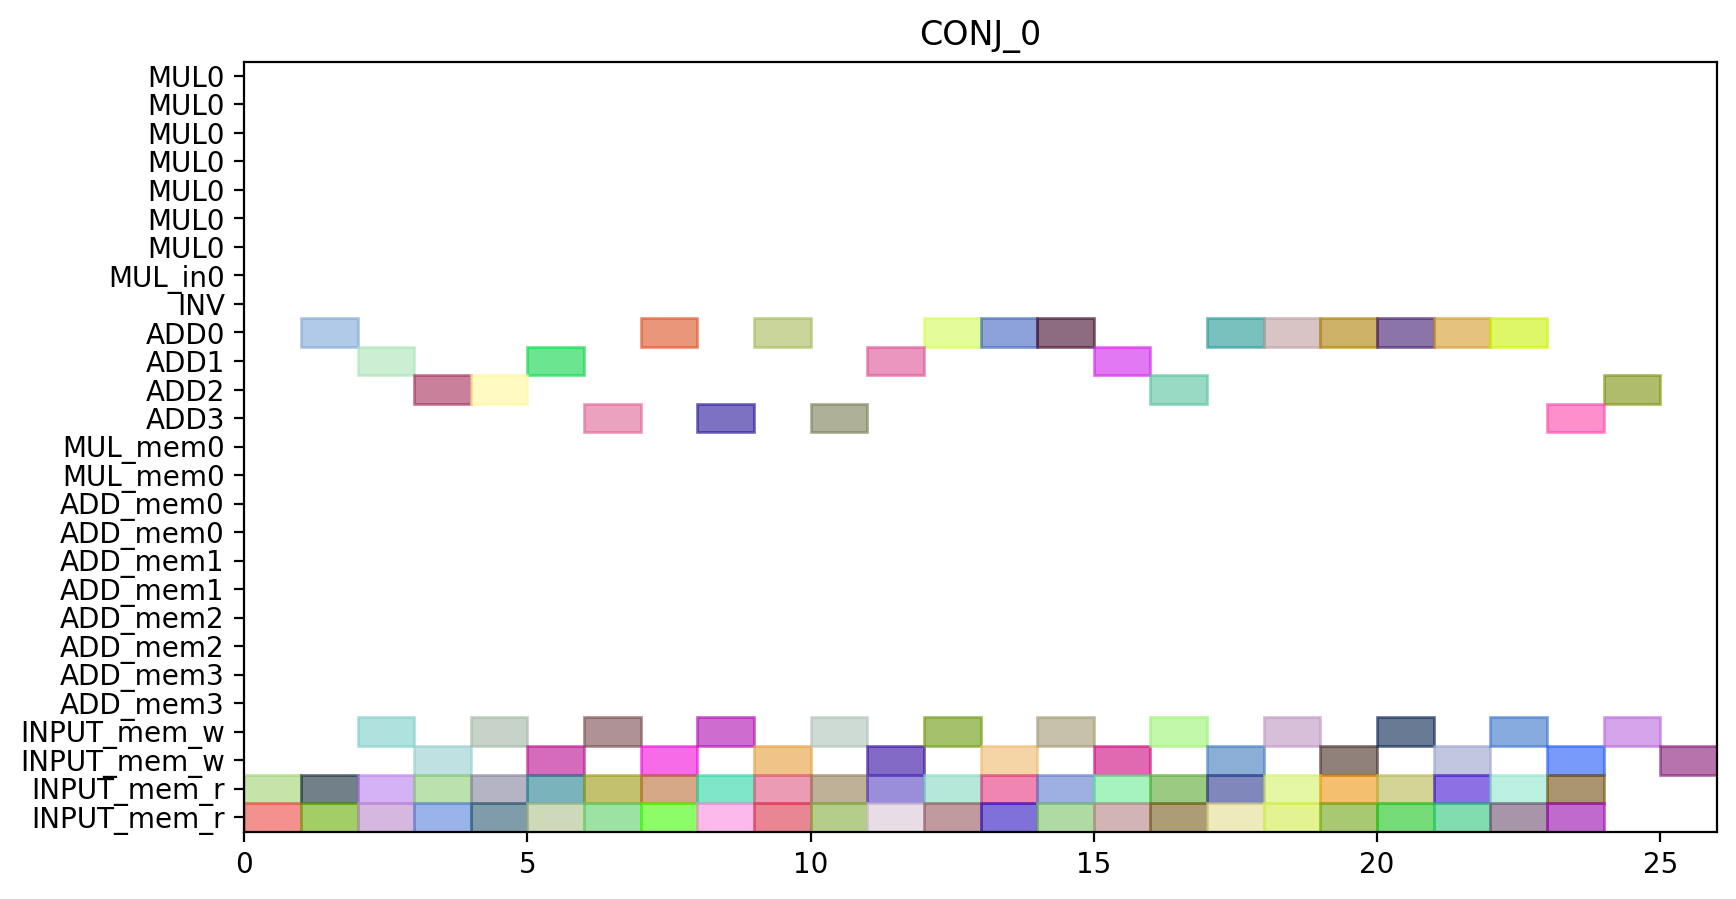

Python code for this plot:
from pyschedule import Scenario, solvers, plotters, alt


def solve():
	horizon = 90
	S = Scenario("CONJ_0", horizon=horizon)

	# resource
	MUL = S.Resources('MUL', num=1, size=7)
	MUL_in = S.Resources('MUL_in', num=1)
	INV = S.Resource('INV')
	ADD = S.Resources('ADD', num=4, periods=range(1, horizon))
	MUL_mem = S.Resources('MUL_mem', num=1, size=2)
	ADD_mem = S.Resources('ADD_mem', num=4, size=2)
	INPUT_mem_w = S.Resource('INPUT_mem_w', size=2)
	INPUT_mem_r = S.Resource('INPUT_mem_r', size=2)

	# result of previous scheduling

	# new tasks
	c0000 = S.Task('c0000', length=1, delay_cost=1)
	c0000 += alt(ADD)

	S += 0<c0000

	c0000_mem0 = S.Task('c0000_mem0', length=1, delay_cost=1)
	c0000_mem0 += INPUT_mem_r
	S += c0000_mem0 <= c0000

	c0000_mem1 = S.Task('c0000_mem1', length=1, delay_cost=1)
	c0000_mem1 += INPUT_mem_r
	S += c0000_mem1 <= c0000

	c0000_w = S.Task('c0000_w', length=1, delay_cost=1)
	c0000_w += alt(INPUT_mem_w)
	S += c0000 <= c0000_w

	c0001 = S.Task('c0001', length=1, delay_cost=1)
	c0001 += alt(ADD)

	S += 0<c0001

	c0001_mem0 = S.Task('c0001_mem0', length=1, delay_cost=1)
	c0001_mem0 += INPUT_mem_r
	S += c0001_mem0 <= c0001

	c0001_mem1 = S.Task('c0001_mem1', length=1, delay_cost=1)
	c0001_mem1 += INPUT_mem_r
	S += c0001_mem1 <= c0001

	c0001_w = S.Task('c0001_w', length=1, delay_cost=1)
	c0001_w += alt(INPUT_mem_w)
	S += c0001 <= c0001_w

	c0010 = S.Task('c0010', length=1, delay_cost=1)
	c0010 += alt(ADD)

	S += 0<c0010

	c0010_mem0 = S.Task('c0010_mem0', length=1, delay_cost=1)
	c0010_mem0 += INPUT_mem_r
	S += c0010_mem0 <= c0010

	c0010_mem1 = S.Task('c0010_mem1', length=1, delay_cost=1)
	c0010_mem1 += INPUT_mem_r
	S += c0010_mem1 <= c0010

	c0010_w = S.Task('c0010_w', length=1, delay_cost=1)
	c0010_w += alt(INPUT_mem_w)
	S += c0010 <= c0010_w

	c0011 = S.Task('c0011', length=1, delay_cost=1)
	c0011 += alt(ADD)

	S += 0<c0011

	c0011_mem0 = S.Task('c0011_mem0', length=1, delay_cost=1)
	c0011_mem0 += INPUT_mem_r
	S += c0011_mem0 <= c0011

	c0011_mem1 = S.Task('c0011_mem1', length=1, delay_cost=1)
	c0011_mem1 += INPUT_mem_r
	S += c0011_mem1 <= c0011

	c0011_w = S.Task('c0011_w', length=1, delay_cost=1)
	c0011_w += alt(INPUT_mem_w)
	S += c0011 <= c0011_w

	c0100 = S.Task('c0100', length=1, delay_cost=1)
	c0100 += alt(ADD)

	S += 0<c0100

	c0100_mem0 = S.Task('c0100_mem0', length=1, delay_cost=1)
	c0100_mem0 += INPUT_mem_r
	S += c0100_mem0 <= c0100

	c0100_mem1 = S.Task('c0100_mem1', length=1, delay_cost=1)
	c0100_mem1 += INPUT_mem_r
	S += c0100_mem1 <= c0100

	c0100_w = S.Task('c0100_w', length=1, delay_cost=1)
	c0100_w += alt(INPUT_mem_w)
	S += c0100 <= c0100_w

	c0101 = S.Task('c0101', length=1, delay_cost=1)
	c0101 += alt(ADD)

	S += 0<c0101

	c0101_mem0 = S.Task('c0101_mem0', length=1, delay_cost=1)
	c0101_mem0 += INPUT_mem_r
	S += c0101_mem0 <= c0101

	c0101_mem1 = S.Task('c0101_mem1', length=1, delay_cost=1)
	c0101_mem1 += INPUT_mem_r
	S += c0101_mem1 <= c0101

	c0101_w = S.Task('c0101_w', length=1, delay_cost=1)
	c0101_w += alt(INPUT_mem_w)
	S += c0101 <= c0101_w

	c0110 = S.Task('c0110', length=1, delay_cost=1)
	c0110 += alt(ADD)

	S += 0<c0110

	c0110_mem0 = S.Task('c0110_mem0', length=1, delay_cost=1)
	c0110_mem0 += INPUT_mem_r
	S += c0110_mem0 <= c0110

	c0110_mem1 = S.Task('c0110_mem1', length=1, delay_cost=1)
	c0110_mem1 += INPUT_mem_r
	S += c0110_mem1 <= c0110

	c0110_w = S.Task('c0110_w', length=1, delay_cost=1)
	c0110_w += alt(INPUT_mem_w)
	S += c0110 <= c0110_w

	c0111 = S.Task('c0111', length=1, delay_cost=1)
	c0111 += alt(ADD)

	S += 0<c0111

	c0111_mem0 = S.Task('c0111_mem0', length=1, delay_cost=1)
	c0111_mem0 += INPUT_mem_r
	S += c0111_mem0 <= c0111

	c0111_mem1 = S.Task('c0111_mem1', length=1, delay_cost=1)
	c0111_mem1 += INPUT_mem_r
	S += c0111_mem1 <= c0111

	c0111_w = S.Task('c0111_w', length=1, delay_cost=1)
	c0111_w += alt(INPUT_mem_w)
	S += c0111 <= c0111_w

	c0200 = S.Task('c0200', length=1, delay_cost=1)
	c0200 += alt(ADD)

	S += 0<c0200

	c0200_mem0 = S.Task('c0200_mem0', length=1, delay_cost=1)
	c0200_mem0 += INPUT_mem_r
	S += c0200_mem0 <= c0200

	c0200_mem1 = S.Task('c0200_mem1', length=1, delay_cost=1)
	c0200_mem1 += INPUT_mem_r
	S += c0200_mem1 <= c0200

	c0200_w = S.Task('c0200_w', length=1, delay_cost=1)
	c0200_w += alt(INPUT_mem_w)
	S += c0200 <= c0200_w

	c0201 = S.Task('c0201', length=1, delay_cost=1)
	c0201 += alt(ADD)

	S += 0<c0201

	c0201_mem0 = S.Task('c0201_mem0', length=1, delay_cost=1)
	c0201_mem0 += INPUT_mem_r
	S += c0201_mem0 <= c0201

	c0201_mem1 = S.Task('c0201_mem1', length=1, delay_cost=1)
	c0201_mem1 += INPUT_mem_r
	S += c0201_mem1 <= c0201

	c0201_w = S.Task('c0201_w', length=1, delay_cost=1)
	c0201_w += alt(INPUT_mem_w)
	S += c0201 <= c0201_w

	c0210 = S.Task('c0210', length=1, delay_cost=1)
	c0210 += alt(ADD)

	S += 0<c0210

	c0210_mem0 = S.Task('c0210_mem0', length=1, delay_cost=1)
	c0210_mem0 += INPUT_mem_r
	S += c0210_mem0 <= c0210

	c0210_mem1 = S.Task('c0210_mem1', length=1, delay_cost=1)
	c0210_mem1 += INPUT_mem_r
	S += c0210_mem1 <= c0210

	c0210_w = S.Task('c0210_w', length=1, delay_cost=1)
	c0210_w += alt(INPUT_mem_w)
	S += c0210 <= c0210_w

	c0211 = S.Task('c0211', length=1, delay_cost=1)
	c0211 += alt(ADD)

	S += 0<c0211

	c0211_mem0 = S.Task('c0211_mem0', length=1, delay_cost=1)
	c0211_mem0 += INPUT_mem_r
	S += c0211_mem0 <= c0211

	c0211_mem1 = S.Task('c0211_mem1', length=1, delay_cost=1)
	c0211_mem1 += INPUT_mem_r
	S += c0211_mem1 <= c0211

	c0211_w = S.Task('c0211_w', length=1, delay_cost=1)
	c0211_w += alt(INPUT_mem_w)
	S += c0211 <= c0211_w

	c1000 = S.Task('c1000', length=1, delay_cost=1)
	c1000 += alt(ADD)

	S += 0<c1000

	c1000_mem0 = S.Task('c1000_mem0', length=1, delay_cost=1)
	c1000_mem0 += INPUT_mem_r
	S += c1000_mem0 <= c1000

	c1000_mem1 = S.Task('c1000_mem1', length=1, delay_cost=1)
	c1000_mem1 += INPUT_mem_r
	S += c1000_mem1 <= c1000

	c1000_w = S.Task('c1000_w', length=1, delay_cost=1)
	c1000_w += alt(INPUT_mem_w)
	S += c1000 <= c1000_w

	c1001 = S.Task('c1001', length=1, delay_cost=1)
	c1001 += alt(ADD)

	S += 0<c1001

	c1001_mem0 = S.Task('c1001_mem0', length=1, delay_cost=1)
	c1001_mem0 += INPUT_mem_r
	S += c1001_mem0 <= c1001

	c1001_mem1 = S.Task('c1001_mem1', length=1, delay_cost=1)
	c1001_mem1 += INPUT_mem_r
	S += c1001_mem1 <= c1001

	c1001_w = S.Task('c1001_w', length=1, delay_cost=1)
	c1001_w += alt(INPUT_mem_w)
	S += c1001 <= c1001_w

	c1010 = S.Task('c1010', length=1, delay_cost=1)
	c1010 += alt(ADD)

	S += 0<c1010

	c1010_mem0 = S.Task('c1010_mem0', length=1, delay_cost=1)
	c1010_mem0 += INPUT_mem_r
	S += c1010_mem0 <= c1010

	c1010_mem1 = S.Task('c1010_mem1', length=1, delay_cost=1)
	c1010_mem1 += INPUT_mem_r
	S += c1010_mem1 <= c1010

	c1010_w = S.Task('c1010_w', length=1, delay_cost=1)
	c1010_w += alt(INPUT_mem_w)
	S += c1010 <= c1010_w

	c1011 = S.Task('c1011', length=1, delay_cost=1)
	c1011 += alt(ADD)

	S += 0<c1011

	c1011_mem0 = S.Task('c1011_mem0', length=1, delay_cost=1)
	c1011_mem0 += INPUT_mem_r
	S += c1011_mem0 <= c1011

	c1011_mem1 = S.Task('c1011_mem1', length=1, delay_cost=1)
	c1011_mem1 += INPUT_mem_r
	S += c1011_mem1 <= c1011

	c1011_w = S.Task('c1011_w', length=1, delay_cost=1)
	c1011_w += alt(INPUT_mem_w)
	S += c1011 <= c1011_w

	c1100 = S.Task('c1100', length=1, delay_cost=1)
	c1100 += alt(ADD)

	S += 0<c1100

	c1100_mem0 = S.Task('c1100_mem0', length=1, delay_cost=1)
	c1100_mem0 += INPUT_mem_r
	S += c1100_mem0 <= c1100

	c1100_mem1 = S.Task('c1100_mem1', length=1, delay_cost=1)
	c1100_mem1 += INPUT_mem_r
	S += c1100_mem1 <= c1100

	c1100_w = S.Task('c1100_w', length=1, delay_cost=1)
	c1100_w += alt(INPUT_mem_w)
	S += c1100 <= c1100_w

	c1101 = S.Task('c1101', length=1, delay_cost=1)
	c1101 += alt(ADD)

	S += 0<c1101

	c1101_mem0 = S.Task('c1101_mem0', length=1, delay_cost=1)
	c1101_mem0 += INPUT_mem_r
	S += c1101_mem0 <= c1101

	c1101_mem1 = S.Task('c1101_mem1', length=1, delay_cost=1)
	c1101_mem1 += INPUT_mem_r
	S += c1101_mem1 <= c1101

	c1101_w = S.Task('c1101_w', length=1, delay_cost=1)
	c1101_w += alt(INPUT_mem_w)
	S += c1101 <= c1101_w

	c1110 = S.Task('c1110', length=1, delay_cost=1)
	c1110 += alt(ADD)

	S += 0<c1110

	c1110_mem0 = S.Task('c1110_mem0', length=1, delay_cost=1)
	c1110_mem0 += INPUT_mem_r
	S += c1110_mem0 <= c1110

	c1110_mem1 = S.Task('c1110_mem1', length=1, delay_cost=1)
	c1110_mem1 += INPUT_mem_r
	S += c1110_mem1 <= c1110

	c1110_w = S.Task('c1110_w', length=1, delay_cost=1)
	c1110_w += alt(INPUT_mem_w)
	S += c1110 <= c1110_w

	c1111 = S.Task('c1111', length=1, delay_cost=1)
	c1111 += alt(ADD)

	S += 0<c1111

	c1111_mem0 = S.Task('c1111_mem0', length=1, delay_cost=1)
	c1111_mem0 += INPUT_mem_r
	S += c1111_mem0 <= c1111

	c1111_mem1 = S.Task('c1111_mem1', length=1, delay_cost=1)
	c1111_mem1 += INPUT_mem_r
	S += c1111_mem1 <= c1111

	c1111_w = S.Task('c1111_w', length=1, delay_cost=1)
	c1111_w += alt(INPUT_mem_w)
	S += c1111 <= c1111_w

	c1200 = S.Task('c1200', length=1, delay_cost=1)
	c1200 += alt(ADD)

	S += 0<c1200

	c1200_mem0 = S.Task('c1200_mem0', length=1, delay_cost=1)
	c1200_mem0 += INPUT_mem_r
	S += c1200_mem0 <= c1200

	c1200_mem1 = S.Task('c1200_mem1', length=1, delay_cost=1)
	c1200_mem1 += INPUT_mem_r
	S += c1200_mem1 <= c1200

	c1200_w = S.Task('c1200_w', length=1, delay_cost=1)
	c1200_w += alt(INPUT_mem_w)
	S += c1200 <= c1200_w

	c1201 = S.Task('c1201', length=1, delay_cost=1)
	c1201 += alt(ADD)

	S += 0<c1201

	c1201_mem0 = S.Task('c1201_mem0', length=1, delay_cost=1)
	c1201_mem0 += INPUT_mem_r
	S += c1201_mem0 <= c1201

	c1201_mem1 = S.Task('c1201_mem1', length=1, delay_cost=1)
	c1201_mem1 += INPUT_mem_r
	S += c1201_mem1 <= c1201

	c1201_w = S.Task('c1201_w', length=1, delay_cost=1)
	c1201_w += alt(INPUT_mem_w)
	S += c1201 <= c1201_w

	c1210 = S.Task('c1210', length=1, delay_cost=1)
	c1210 += alt(ADD)

	S += 0<c1210

	c1210_mem0 = S.Task('c1210_mem0', length=1, delay_cost=1)
	c1210_mem0 += INPUT_mem_r
	S += c1210_mem0 <= c1210

	c1210_mem1 = S.Task('c1210_mem1', length=1, delay_cost=1)
	c1210_mem1 += INPUT_mem_r
	S += c1210_mem1 <= c1210

	c1210_w = S.Task('c1210_w', length=1, delay_cost=1)
	c1210_w += alt(INPUT_mem_w)
	S += c1210 <= c1210_w

	c1211 = S.Task('c1211', length=1, delay_cost=1)
	c1211 += alt(ADD)

	S += 0<c1211

	c1211_mem0 = S.Task('c1211_mem0', length=1, delay_cost=1)
	c1211_mem0 += INPUT_mem_r
	S += c1211_mem0 <= c1211

	c1211_mem1 = S.Task('c1211_mem1', length=1, delay_cost=1)
	c1211_mem1 += INPUT_mem_r
	S += c1211_mem1 <= c1211

	c1211_w = S.Task('c1211_w', length=1, delay_cost=1)
	c1211_w += alt(INPUT_mem_w)
	S += c1211 <= c1211_w

	solvers.mip.solve(S,msg=1,kind='CPLEX',ratio_gap=1.01)

	solution = [['hoge']*len(S.solution()[1]) for i in range(len(S.solution()))]
	for i in range(len(S.solution())):
		for j in range(len(S.solution()[i])):
			solution[i][j]=str(S.solution()[i][j])
	print(solution)

	cycles = int(solution[-1][3])

	pic_file_name = "/mnt/rose/usr1/fukuda/pairing_automation_design2/bls24-559/scheduling/CONJ_mul1_add4/CONJ_0.png"
	if(S.solution() != []):
		plotters.matplotlib.plot(S,img_filename=pic_file_name, vertical_text=True, fig_size=(cycles*0.25+3, 5), show_task_labels=False)

	return solution
